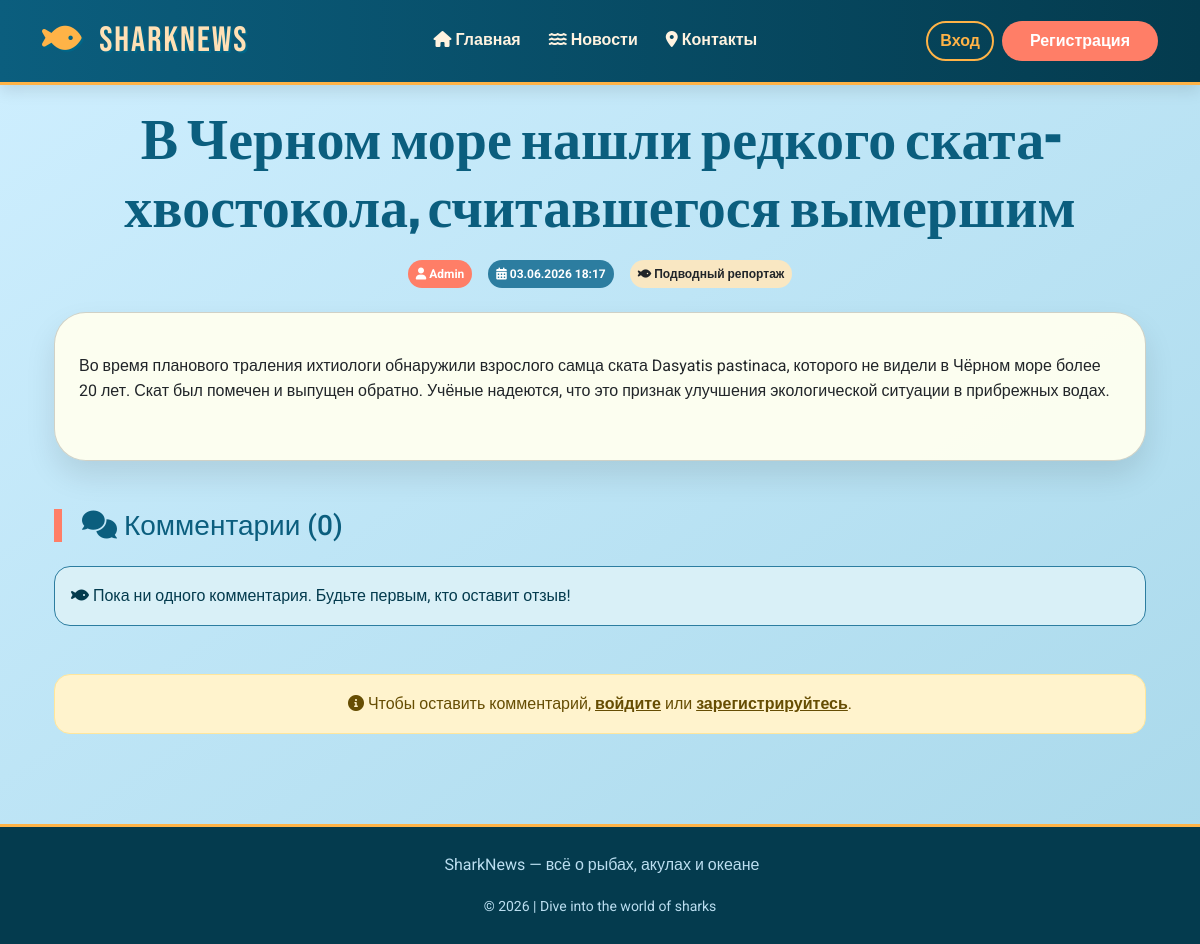
Page /news/5/ on the committed database.
### newsapp/models.py (models this page shows)
class News(models.Model):
    title = models.CharField(max_length=200)
    content = models.TextField()
    author = models.ForeignKey(User, on_delete=models.CASCADE)
    pub_date = models.DateTimeField(default=timezone.now)
    image = models.ImageField(upload_to='news/', blank=True, null=True)

### newsapp/views.py (the view)
# urls.py: path('news/<int:pk>/', views.news_detail, name='news_detail'),
def news_detail(request, pk):
    item = get_object_or_404(News, pk=pk)
    if request.method == 'POST' and request.user.is_authenticated:
        form = CommentForm(request.POST)
        if form.is_valid():
            c = form.save(commit=False)
            c.news = item
            c.user = request.user
            c.save()
            return redirect('news_detail', pk=pk)
    else:
        form = CommentForm()
    return render(request, 'news_detail.html', {'news': item, 'form': form, 'comments': item.comments.all()})

### newsapp/templates/news_detail.html (shortened to what this page needs)
{% extends 'base.html' %}
{% block content %}
<div class="container">
    <div class="text-center mb-4">
        <h1 class="display-4 fw-bold" style="color: #0b5e7e; font-family: 'Bebas Neue', cursive;">{{ news.title }}</h1>
        <div class="d-flex justify-content-center align-items-center gap-3 mt-3">
            <span class="badge bg-coral p-2"><i class="fas fa-user"></i> {{ news.author.username }}</span>
            <span class="badge bg-ocean p-2"><i class="fas fa-calendar-alt"></i> {{ news.pub_date|date:"d.m.Y H:i" }}</span>
            <span class="badge bg-sand text-dark p-2"><i class="fas fa-fish"></i> Подводный репортаж</span>
        </div>
    </div>
    <div class="card p-4 mb-5" style="background: rgba(255,255,240,0.95); border-radius: 32px; box-shadow: 0 15px 30px rgba(0,0,0,0.1);">
        <p class="lead">{{ news.content|linebreaks }}</p>
    </div>
    <div class="mb-5">
        <h3 class="mb-4" style="color: #0b5e7e; border-left: 8px solid #ff7e67; padding-left: 20px;">
            <i class="fas fa-comments"></i> Комментарии ({{ comments.count }})
        </h3>
        {% for c in comments %}
        <div class="mb-3 p-3 rounded-4" style="background: #e6f7ff; border-left: 5px solid #ff7e67; transition: 0.2s;">
            <div class="d-flex justify-content-between align-items-center">
                <strong><i class="fas fa-user-circle"></i> {{ c.user.username }}</strong>
                <small class="text-muted"><i class="fas fa-clock"></i> {{ c.created_date|date:"d.m.Y H:i" }}</small>
            </div>
            <p class="mt-2 mb-0">{{ c.text }}</p>
        </div>
        {% empty %}
        <div class="alert alert-info rounded-4" role="alert">
            <i class="fas fa-fish"></i> Пока ни одного комментария. Будьте первым, кто оставит отзыв!
        </div>
        {% endfor %}
    </div>
    {% if user.is_authenticated %}
    <div class="card p-4 rounded-4" style="background: #fffef7; border: 1px solid #7fcdff;">
        <h4><i class="fas fa-pen"></i> Добавить комментарий</h4>
        <form method="post">
            {% csrf_token %}
            <div class="mb-3">
                {{ form.text }}
            </div>
            <button type="submit" class="btn btn-coral"><i class="fas fa-paper-plane"></i> Отправить</button>
        </form>
    </div>
    {% else %}
    <div class="alert alert-warning rounded-4 text-center">
        <i class="fas fa-info-circle"></i> Чтобы оставить комментарий, <a href="/login/" class="alert-link">войдите</a> или <a href="/register/" class="alert-link">зарегистрируйтесь</a>.
    </div>
    {% endif %}
</div>
{% endblock %}

### newsapp/templates/base.html (style rules this page uses)
:root { --deep-ocean: #0b3b4f; --wave-blue: #2c7da0; --coral: #ff7e67; --sand: #f9e7c2; --light-cyan: #d9f0f7; }
body { font-family: 'Roboto', sans-serif; background: linear-gradient(145deg, #cfefff 0%, #a8d8ea 100%); color: #05314b; line-height: 1.6; }

### newsapp/templates/news_detail.html (style rules this page uses)
.bg-coral { background-color: #ff7e67; color: white; border-radius: 40px; }
.bg-ocean { background-color: #2c7da0; color: white; border-radius: 40px; }
.bg-sand { background-color: #f9e7c2; border-radius: 40px; }
.alert-info { background: #d9f0f7; border-color: #2c7da0; color: #043b4e; }

### rows in the picture
News: title "В Черном море нашли редкого ската-хвостокола, считавшегося вымершим", author.username "Admin", pub_date "03.06.2026 18:17", content "Во время планового траления ихтиологи обнаружили взрослого самца ската Dasyatis pastinaca, которого не видели в Чёрном море более 20 лет. Скат был помечен и выпущен обратно. Учёные надеются, что это признак улучшения экологической ситуации в прибрежных водах.", count "0"
